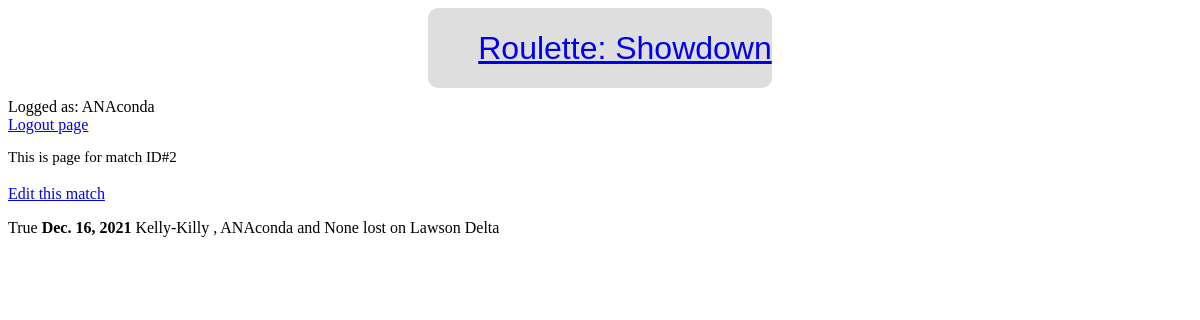
The page /stats/2 (signed in) on the database its author committed.
### stats/models.py (models this page shows, shortened)
class Player(models.Model):
    username_validator = UnicodeUsernameValidator()
    username = models.OneToOneField(
        User,
        on_delete=models.SET("Unknown player"),
        validators=[username_validator],
        related_name="username_of_player",)
    use_alternative_name = models.BooleanField(default=False)
    also_known_as = models.CharField(
        max_length=50,
        verbose_name="Also known as",
        blank=True,
        validators = [username_validator,]
        )
    kills_count = models.IntegerField(blank=False, default=0)
    asissts_count = models.IntegerField(blank=False, default=0)
    deaths_count = models.IntegerField(blank=False, default=0)
    def __str__(self) -> str:
        if self.use_alternative_name:
            return self.also_known_as
        else:
            return self.username.username

class Match(models.Model):
    wl_status = models.FloatField(
        blank=False,
        default=0,
        validators=[ListedValueValidator((0,0.5,1))]
        )
    date = models.DateField(  default=datetime.date.today)
    kills_total = models.IntegerField(
        blank=False,
        default=0
        )
    playtime = models.DurationField(blank=False)
    bounty = models.IntegerField(
        _("bounty"),
        null=False,
        default=0,
        validators=[NonNegativeValidator('bounty'),],
        )
    map = models.ForeignKey(
        Map,
        verbose_name=_("Map of the match"),
        on_delete=models.PROTECT,
        related_name="map_of_match",
        blank=True,
        null=True
        )
    kills_validators = [NonNegativeValidator(_('kills')),]
    assists_validators = [NonNegativeValidator(_("assists")),]
    deaths_validators = [NonNegativeValidator(_("deaths")),]
    player_1 = models.ForeignKey(Player, on_delete=models.PROTECT, related_name='player_1_name')
    player_1_primary_weapon = models.ForeignKey(
        Weapon,
        on_delete=models.PROTECT,
        related_name='player_1_primary_weapon',
        null=True,
        )
    player_1_primary_ammo_A = models.ForeignKey(
        AmmoType,
        on_delete=models.PROTECT,
        related_name='player_1_primary_weapon_ammo_A',
        default=AmmoType.objects.get(name="Standard").id,
        null=True,
        )
    player_1_primary_ammo_B = models.ForeignKey(
        AmmoType,
        on_delete=models.PROTECT,
        related_name='player_1_primary_weapon_ammo_B',
        default=AmmoType.objects.get(name="None").id,
        null=True,
        blank=True,
        )
    player_1_secondary_weapon = models.ForeignKey(
        Weapon,
        on_delete=models.PROTECT,
        related_name='player_1_secondary_weapon',
        null=True,
        )
    player_1_secondary_ammo_A = models.ForeignKey(AmmoType, on_delete=models.PROTECT,
        related_name='player_1_secondary_weapon_ammo_A',
        default=AmmoType.objects.get(name="Standard").id,
        null=True,
        )
    player_1_secondary_ammo_B = models.ForeignKey(AmmoType,
        on_delete=models.PROTECT,
        related_name='player_1_secondary_weapon_ammo_B',
        default=AmmoType.objects.get(name="None").id,
        null=True,
        blank=True,
        )
    player_1_kills = models.IntegerField(
        default=0,
        validators=kills_validators,
        )
    player_1_assists = models.IntegerField(
        default=0,
        validators=assists_validators,
        )
    player_1_deaths = models.IntegerField(
        default=0,
        validators=deaths_validators,
        )
    player_1_signature = models.BooleanField(
        _("player 1 signature"),
        default=False,
        blank=True,
        ) #this fiels certifies that player 1 privided his side of data
    player_2 = models.ForeignKey(Player,
        on_delete=models.PROTECT,
        related_name='player_2_name',
        null=True,
        blank=True
    )
    player_2_primary_weapon = models.ForeignKey(
        Weapon,
        on_delete=models.PROTECT,
        related_name='player_2_primary_weapon',
        null=True,
        blank=True,
        )
    player_2_primary_ammo_A = models.ForeignKey(
        AmmoType,
        on_delete=models.PROTECT,
        related_name='player_2_primary_weapon_ammo_A',
        default=AmmoType.objects.get(name="Standard").id,
        null=True,
        blank=True,
        )
    player_2_primary_ammo_B = models.ForeignKey(
        AmmoType,
        on_delete=models.PROTECT,
        related_name='player_2_primary_weapon_ammo_B',
        default=AmmoType.objects.get(name="None").id,
        null=True,
        blank=True,
        )
    player_2_secondary_weapon = models.ForeignKey(
        Weapon,
        on_delete=models.PROTECT,
        related_name='player_2_secondary_weapon',
        null=True,
        blank=True,
        )
    player_2_secondary_ammo_A = models.ForeignKey(AmmoType, on_delete=models.PROTECT,
        related_name='player_2_secondary_weapon_ammo_A',
        default=AmmoType.objects.get(name="Standard").id,
        null=True,
        blank=True,
        )
    player_2_secondary_ammo_B = models.ForeignKey(AmmoType,
        on_delete=models.PROTECT,
        related_name='player_2_secondary_weapon_ammo_B',
        default=AmmoType.objects.get(name="None").id,
        null=True,
        blank=True,
        )
    player_2_kills = models.IntegerField(
        default=0,
        validators=kills_validators,
        blank=True,
        )
    player_2_assists = models.IntegerField(
        default=0,
        validators=assists_validators,
        blank=True,
        )
    player_2_deaths = models.IntegerField(
        default=0,
        validators=deaths_validators,
        blank=True,
        )
    player_2_signature = models.BooleanField(
        _("player 2 signature"),
        default=False,
        blank=True,
        )
    player_3 = models.ForeignKey(Player,
        on_delete=models.PROTECT,
        related_name='player_3_name',
        null=True,
        blank=True)
    player_3_primary_weapon = models.ForeignKey(
        Weapon,
        on_delete=models.PROTECT,
        related_name='player_3_primary_weapon',
        null=True,
        blank=True,
        )
    player_3_primary_ammo_A = models.ForeignKey(
        AmmoType,
        on_delete=models.PROTECT,
        related_name='player_3_primary_weapon_ammo_A',
        default=AmmoType.objects.get(name="Standard").id,
        null=True,
        blank=True,
        )
    player_3_primary_ammo_B = models.ForeignKey(
        AmmoType,
        on_delete=models.PROTECT,
        related_name='player_3_primary_weapon_ammo_B',
        default=AmmoType.objects.get(name="None").id,
        null=True,
        blank=True,
        )
    player_3_secondary_weapon = models.ForeignKey(
        Weapon,
        on_delete=models.PROTECT,
        related_name='player_3_secondary_weapon',
        null=True,
        blank=True,
        )
    player_3_secondary_ammo_A = models.ForeignKey(AmmoType, on_delete=models.PROTECT,
        related_name='player_3_secondary_weapon_ammo_A',
        default=AmmoType.objects.get(name="Standard").id,
        null=True,
        blank=True,
        )
    player_3_secondary_ammo_B = models.ForeignKey(AmmoType,
        on_delete=models.PROTECT,
        related_name='player_3_secondary_weapon_ammo_B',
        default=AmmoType.objects.get(name="None").id,
        null=True,
        blank=True,
        )
    player_3_kills = models.IntegerField(
        default=0,
        validators=kills_validators,
        blank=True,
        )
    player_3_assists = models.IntegerField(
        default=0,
        validators=assists_validators,
        blank=True,
        )
    player_3_deaths = models.IntegerField(
        default=0,
        validators=deaths_validators,
        blank=True,
        )
    player_3_signature = models.BooleanField(
        _("player 2 signature"),
        default=False,
        blank=True,
        )
    fights_locations = models.ManyToManyField(
        Compound,
        verbose_name="Place of a firefight"
        )
    def players(self):
        players_credentials = []
        all_players = (self.player_1, self.player_2, self. player_3)
        for player in all_players:
            try:
                username = player.username.username
            except AttributeError:
                username = ''
            try:
                playername = player.also_known_as
            except AttributeError:
                playername = ''
            players_credentials.append((username, playername))
        return players_credentials

class Map(models.Model):
    name = models.CharField(primary_key=True, max_length=80)
    def __str__(self) -> str:
        return self.name

### stats/views.py (the view)
# urls.py: path('<int:match_id>', views.show_match_detail, name = "match_details"),
def show_match_detail(request, match_id):
    try:
        user = AuxClass.credentials_to_dict(request)
        match = Match.objects.get(pk=match_id)
        if not request.user.is_staff:
            if not user['credentials'] in match.players():
                return render(request, "404_or_403_match.html", status=403)
        additional = {}
        additional["player_2_here"] = False if match.player_2 == 'None' else True
        additional["player_3_here"] = False if match.player_3 == 'None' else True
        response = render(request, "detailed_stats.html", {'match': match, 'additional': additional, 'user':user})
    except Match.DoesNotExist:
        return render(request, "404_or_403_match.html", status=403)
    return response

### HuntLototron/auxilary.py (called while the page is built)
    def credentials_to_dict(url_request, debug=False):
        username = url_request.user.username
        user = {
        'username': username,
        }
        try:
            playername = url_request.user.username_of_player.also_known_as
            has_aka = True if playername != '' else False
        except AttributeError:
            playername = None
            has_aka = False
        name = playername if has_aka else username
        is_anon = True if username == '' else False
        user = {
            'anonymous': is_anon,
            'has_aka': has_aka,
            'username': username,
            'playername': playername,
            'credentials': (username, playername),
            'name' : name,
        }
        if debug:
            print (user)
        return user

### stats/templates/detailed_stats.html (shortened to what this page needs)
<head>
</head>
{% extends 'pure_base.html' %}
{% block content %}
<body>
    <div>
        {% include "registration/user_bar.html" %}
        <p style="height: 20px; font-size: 15px; ">
            This is page for match ID#{{match.id}}
        </p>
        <p>
            <a href="{% url 'stats:edit' match.id %}">Edit this match</a>
        </p>
        <p> {{additional.player_3_here}} <b>{{ match.date }}</b>  {{ match.player_1 }}
            {% if match.player_2 != 'None' %}, {{ match.player_2 }}{% endif %}
            {% if additional.player_3_here == True %} and {{ match.player_3 }}{% endif %}
            {% if  match.wl_status  == 0 %}lost{% endif %}
             on {{ match.map }}
         </p>
    </div>
</body>
{% endblock %}

### templates/registration/user_bar.html (shortened to what this page needs)
{% block content %}
<div id="user_bar">
    <p style="margin: 0px;">
        {% if user.anonymous %} Not logged in.
        {% else %}Logged as: {{user.name}}
    </p>
    <a href="{% url 'logout' %}">Logout page</a>
    {% endif %}
</div>
{% endblock %}

### rows shown on the page
Player: name "ANAconda"
Match: id "2", date "Dec. 16, 2021", player_1 "Kelly-Killy", player_2 "ANAconda", player_3 "None", map "Lawson Delta"

### other values the page prints
{{ additional.player_3_here }} "True"
